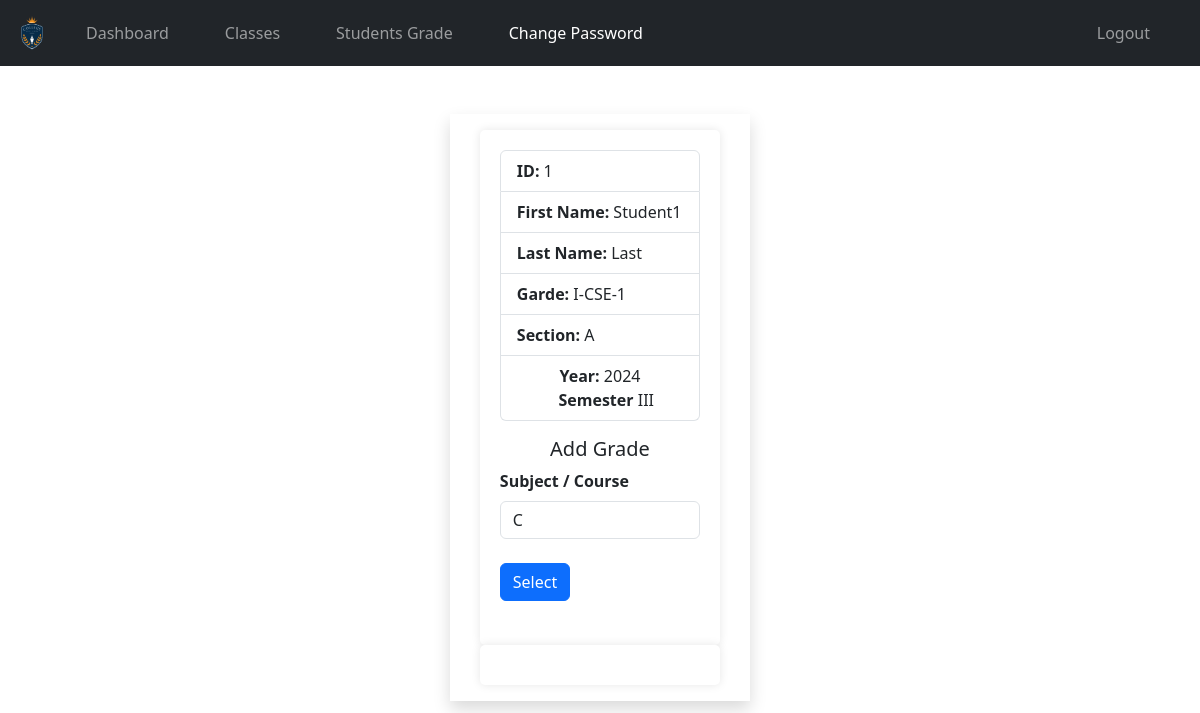
/teacher/student-grade.php?student_id=1 (signed in), run on an earlier commit of the app's database.
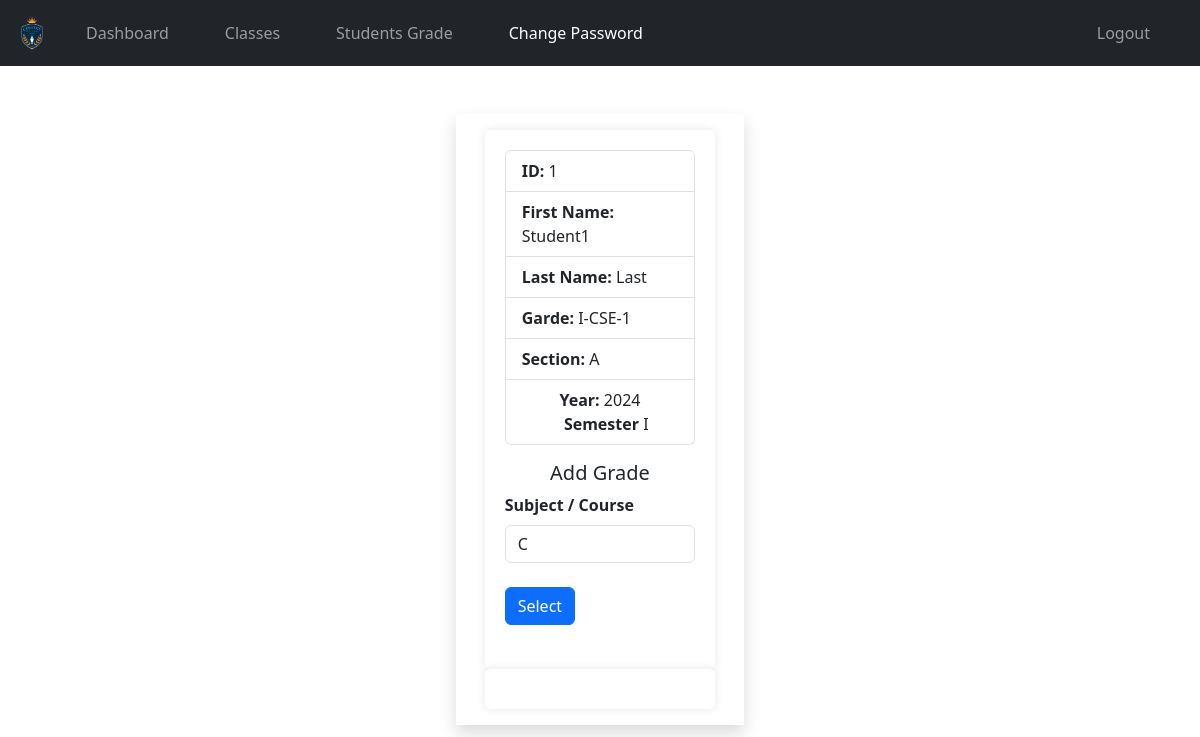
And on a later commit of the database.
### tables this page shows
CREATE TABLE `students` (
  `student_id` int(11) NOT NULL,
  `username` varchar(127) NOT NULL,
  `password` varchar(255) NOT NULL,
  `fname` varchar(127) NOT NULL,
  `lname` varchar(255) NOT NULL,
  `semester` int(11) NOT NULL,
  `section` int(11) NOT NULL,
  `address` varchar(31) NOT NULL,
  `gender` varchar(7) NOT NULL,
  `email_address` varchar(255) NOT NULL,
  `date_of_birth` date NOT NULL,
  `date_of_joined` timestamp NULL DEFAULT current_timestamp(),
  `parent_fname` varchar(127) NOT NULL,
  `parent_lname` varchar(127) NOT NULL,
  `parent_phone_number` varchar(31) NOT NULL
);

CREATE TABLE `semester` (
  `semester_id` int(11) NOT NULL,
  `semester` varchar(31) NOT NULL,
  `semester_code` varchar(7) NOT NULL
);

CREATE TABLE `section` (
  `section_id` int(11) NOT NULL,
  `section` varchar(7) NOT NULL
);

CREATE TABLE `setting` (
  `id` int(11) NOT NULL,
  `current_year` int(11) NOT NULL,
  `current_semester` varchar(11) NOT NULL,
  `college_name` varchar(100) NOT NULL,
  `slogan` varchar(300) NOT NULL,
  `about` text NOT NULL,
  `contact` varchar(100) NOT NULL,
  `address` text NOT NULL,
  `course1` text NOT NULL,
  `course1desc` text NOT NULL,
  `course2` text NOT NULL,
  `course2desc` text NOT NULL,
  `course3` text NOT NULL,
  `course3desc` text NOT NULL
);

### teacher/data/student.php (called while the page is built, shortened)
<?php
function getStudentById($id, $conn){
   $sql = "SELECT * FROM students
           WHERE student_id=?";
   $stmt = $conn->prepare($sql);
   $stmt->execute([$id]);
   if ($stmt->rowCount() == 1) {
     $student = $stmt->fetch();
     return $student;
   }else {
    return 0;
   }
}

### api/settings.php (called while the page is built)
<?php
function getSetting($conn){
   $sql = "SELECT * FROM setting";
   $stmt = $conn->prepare($sql);
   $stmt->execute();
   if ($stmt->rowCount() == 1) {
	$settings = $stmt->fetch();
	return $settings;
   }else {
	return 0;
   }
}
?>

### teacher/data/subject.php (called while the page is built, shortened)
<?php
function getSubjectByGrade($semester, $conn){
   $sql = "SELECT * FROM subjects
           WHERE semester=?";
   $stmt = $conn->prepare($sql);
   $stmt->execute([$semester]);
   if ($stmt->rowCount() > 0) {
     $subject = $stmt->fetchAll();
     return $subject;
   }else {
    return 0;
   }
}
 ?>

### teacher/data/teacher.php (called while the page is built)
<?php
function getTeacherById($teacher_id, $conn){
   $sql = "SELECT * FROM teachers
           WHERE teacher_id=?";
   $stmt = $conn->prepare($sql);
   $stmt->execute([$teacher_id]);
   if ($stmt->rowCount() == 1) {
     $teacher = $stmt->fetch();
     return $teacher;
   }else {
    return 0;
   }
}

### teacher/data/grade.php (called while the page is built, shortened)
<?php
function getGradeById($semester_id, $conn){
   $sql = "SELECT * FROM semester
           WHERE semester_id=?";
   $stmt = $conn->prepare($sql);
   $stmt->execute([$semester_id]);
   if ($stmt->rowCount() == 1) {
     $grade = $stmt->fetch();
     return $grade;
   }else {
    return 0;
   }
}

### teacher/data/section.php (called while the page is built, shortened)
<?php
function getSectionById($section_id, $conn){
   $sql = "SELECT * FROM section
           WHERE section_id=?";
   $stmt = $conn->prepare($sql);
   $stmt->execute([$section_id]);
   if ($stmt->rowCount() == 1) {
     $section = $stmt->fetch();
     return $section;
   }else {
    return 0;
   }
}

### teacher/student-grade.php (the view, shortened to what this page needs)
<?php
if (isset($_SESSION['teacher_id']) &&
    isset($_SESSION['role'])) {
    if ($_SESSION['role'] == 'Teacher') {
       include "../db_connection.php";
       include "data/student.php";
       include "data/grade.php";
       include "data/class.php";
       include "data/section.php";
       include "data/subject.php";
       include "data/teacher.php";
       $student_id = $_GET['student_id'];
       $student = getStudentById($student_id, $conn);
       $subjects = getSubjectByGrade($student['semester'], $conn);
       $teacher_id = $_SESSION['teacher_id'];
       $teacher = getTeacherById($teacher_id, $conn);
       $teacher_subjects = str_split(trim($teacher['subjects']));
       $ssubject_id = 0;
 ?>
 <?php
    include "../header.php";
     ?>
<body>
    <?php
    include "../nav.php";
        if ($student != 0 && $setting !=0 && $subjects !=0 && $teacher_subjects != 0) {
     ?>
     <div class="d-flex align-items-center flex-column"><br><br>
        <div class="login shadow p-3">
        <form method="post"
              action="">
            <div class="mb-3">
                <ul class="list-group">
                    <li class="list-group-item"><b>ID: </b> <?php echo $student['student_id'] ?></li>
                  <li class="list-group-item"><b>First Name: </b> <?php echo $student['fname'] ?></li>
                  <li class="list-group-item"><b>Last Name: </b> <?php echo $student['lname'] ?></li>
                  <li class="list-group-item"><b>Garde: </b>
                    <?php  $g = getGradeById($student['semester'], $conn);
                        echo $g['semester_code'].'-'.$g['semester'];
                    ?>
                  </li>
                  <li class="list-group-item"><b>Section: </b>
                    <?php  $s = getSectionById($student['section'], $conn);
                        echo $s['section'];
                    ?>
                  </li>
                  <li class="list-group-item text-center"><b>Year: </b> <?php echo $setting['current_year']; ?> &nbsp;&nbsp;&nbsp;<b>Semester</b> <?php echo $setting['current_semester']; ?></li>
                </ul>
            </div>
            <h5 class="text-center">Add Grade</h5>
         <label class="form-label">Subject / Course</label>
            <select class="form-control"
                    name="ssubject_id">
                    <?php foreach($subjects as $subject){
                        foreach($teacher_subjects as $teacher_subject){
                            if($subject['subject_id'] == $teacher_subject){ ?>
                       <option <?php if($ssubject_id == $subject['subject_id']){echo "selected";} ?>
                           value="<?php echo $subject['subject_id'] ?>">
                        <?php echo $subject['subject_code'] ?></option>
                    <?php }   }
                        } ?>
            </select><br>
            <button type="submit" class="btn btn-primary">Select</button><br><br>
        </form>
        <form method="post"
              action="api/save-score.php">
        </div>
        </div>
     <?php
         }else{
            header("Location: students.php");
            exit;
         }
     ?>
</body>
<?php
      include "../footer.php";
     ?>
<?php
  }else {
    header("Location: ../login.php");
    exit;
  }
}else {
	header("Location: ../login.php");
	exit;
}
?>

### header.php (shortened to what this page needs)
<?php
include "db_connection.php";
include "api/settings.php";
$setting = getSetting($conn);
?>
<!DOCTYPE html>
<html lang="en">
<head>
	<link rel="stylesheet" href="/static/styles.css">
        <link rel="stylesheet" href="https://cdn.jsdelivr.net/npm/bootstrap@5.3.3/dist/css/bootstrap.min.css">
        <link rel="stylesheet" href="https://cdnjs.cloudflare.com/ajax/libs/font-awesome/6.5.2/css/all.min.css">
</head>

### nav.php (shortened to what this page needs)
<?php
if (isset($_SESSION['role'])) {
    if ($_SESSION['role'] == 'Admin') {
?>
<nav class="navbar navbar-expand-lg navbar-dark bg-dark">
  <div class="container-fluid">
    <a class="navbar-brand" href="index.php">
      <img src="/static/logo.png" width="40">
    </a>
    <button class="navbar-toggler" type="button" data-bs-toggle="collapse" data-bs-target="#navbarSupportedContent" aria-controls="navbarSupportedContent" aria-expanded="false" aria-label="Toggle navigation">
      <span class="navbar-toggler-icon"></span>
    </button>
    <div class="collapse navbar-collapse" id="navbarSupportedContent">
      <ul class="navbar-nav me-auto mb-2 mb-lg-0" id="navLinks">
        <li class="nav-item">
          <a class="nav-link" aria-current="page" href="index.php">Dashboard</a>
        </li>
        <li class="nav-item">
          <a class="nav-link" href="teacher.php">Teachers</a>
        </li>
        <li class="nav-item">
          <a class="nav-link" href="student.php">Students</a>
        </li>
        <li class="nav-item">
          <a class="nav-link" href="semester.php">Semester</a>
        </li>
        <li class="nav-item">
          <a class="nav-link" href="section.php">Section</a>
        </li>
        <li class="nav-item">
          <a class="nav-link" href="class.php">Class</a>
        </li>
        <li class="nav-item">
          <a class="nav-link" href="registrar-office.php">Registrar-Office</a>
        </li>
        <li class="nav-item">
          <a class="nav-link" href="course.php">Course</a>
        </li>
        <li class="nav-item">
          <a class="nav-link" href="message.php">Message</a>
        </li>
        <li class="nav-item">
          <a class="nav-link" href="settings.php">Settings</a>
        </li>
      </ul>
      <ul class="navbar-nav me-right mb-2 mb-lg-0">
        <li class="nav-item">
          <a class="nav-link" href="../logout.php">Logout</a>
        </li>
      </ul>
    </div>
  </div>
</nav>
<?php
} else if ($_SESSION['role'] == 'Teacher') {
?>
<nav class="navbar navbar-expand-lg navbar-dark bg-dark">
  <div class="container-fluid">
    <a class="navbar-brand" href="index.php">
      <img src="/static/logo.png" width="40">
    </a>
    <div class="collapse navbar-collapse" id="navbarSupportedContent">
      <ul class="navbar-nav me-auto mb-2 mb-lg-0"
          id="navLinks">
        <li class="nav-item">
          <a class="nav-link"
             aria-current="page"
             href="index.php">Dashboard</a>
        </li>
        <li class="nav-item">
          <a class="nav-link" href="classes.php">Classes</a>
        </li>
        <li class="nav-item">
          <a class="nav-link" href="students.php">Students Grade</a>
        </li>
        <li class="nav-item">
          <a class="nav-link" href="pass.php">Change Password</a>
        </li>
      </ul>
      <ul class="navbar-nav me-right mb-2 mb-lg-0">
        <li class="nav-item">
          <a class="nav-link" href="../logout.php">Logout</a>
        </li>
      </ul>
  </div>
    </div>
</nav>
<?php
} else if ($_SESSION['role'] == 'Student') {
?>
<nav class="navbar navbar-expand-lg navbar-dark bg-dark">
  <div class="container-fluid">
    <a class="navbar-brand" href="index.php">
      <img src="/static/logo.png" width="40">
    </a>
    <button class="navbar-toggler" type="button" data-bs-toggle="collapse" data-bs-target="#navbarSupportedContent" aria-controls="navbarSupportedContent" aria-expanded="false" aria-label="Toggle navigation">
      <span class="navbar-toggler-icon"></span>
    </button>
    <div class="collapse navbar-collapse" id="navbarSupportedContent">
      <ul class="navbar-nav me-auto mb-2 mb-lg-0"
          id="navLinks">
        <li class="nav-item">
          <a class="nav-link"
             aria-current="page"
             href="index.php">Dashboard</a>
        </li>
        <li class="nav-item">
          <a class="nav-link" href="grade.php">Grade Summary</a>
        </li>
        <li class="nav-item">
          <a class="nav-link" href="pass.php">Change Password</a>
        </li>
      </ul>
      <ul class="navbar-nav me-right mb-2 mb-lg-0">
        <li class="nav-item">
          <a class="nav-link" href="../logout.php">Logout</a>
        </li>
      </ul>
  </div>
    </div>
</nav>
<?php
} else if ($_SESSION['role'] == 'Registrar Office') {
?>
<nav class="navbar navbar-expand-lg navbar-dark bg-dark">
  <div class="container-fluid">
    <a class="navbar-brand" href="index.php">
      <img src="/static/logo.png" width="40">
    </a>
    <button class="navbar-toggler" type="button" data-bs-toggle="collapse" data-bs-target="#navbarSupportedContent" aria-controls="navbarSupportedContent" aria-expanded="false" aria-label="Toggle navigation">
      <span class="navbar-toggler-icon"></span>
    </button>
    <div class="collapse navbar-collapse" id="navbarSupportedContent">
      <ul class="navbar-nav me-auto mb-2 mb-lg-0"
          id="navLinks">
        <li class="nav-item">
          <a class="nav-link"
             aria-current="page"
             href="index.php">Dashboard</a>
        </li>
        <li class="nav-item">
          <a class="nav-link" href="student-add.php">Student Add</a>
        </li>
        <li class="nav-item">
          <a class="nav-link" href="student-view.php">Student View</a>
        </li>
      </ul>
      <ul class="navbar-nav me-right mb-2 mb-lg-0">
        <li class="nav-item">
          <a class="nav-link" href="../logout.php">Logout</a>
        </li>
      </ul>
  </div>
    </div>
</nav>
<?php
  }else {
    exit;
  }
}else {
	exit;
}
?>

### footer.php
</html>

### static/styles.css (style rules this page uses)
* { margin: 0; padding: 0; }
body { font-family: Arial, sans-serif; margin: 0; padding: 0px; background-color: #f4f4f4; color: #333; }
img { max-width: 100%; }
nav { background-color: #333; color: white; padding: 10px 20px; display: flex; align-items: center; justify-content: space-between; }
nav a { color: white; text-decoration: none; margin-right: 20px; }
nav ul { list-style: none; display: flex; align-items: center; margin: 0; padding: 0; justify-content: center; }
nav ul li { margin: 0 10px; }
form { width: 90%; margin: 0 auto; background: #fff; padding: 20px; border-radius: 5px; box-shadow: 0 0 10px rgba(0, 0, 0, 0.1); }
label { font-weight: bold; margin-bottom: 5px; }

What changed in the data, as far as the page shows it:
changed setting: current_semester "III" → "I"
